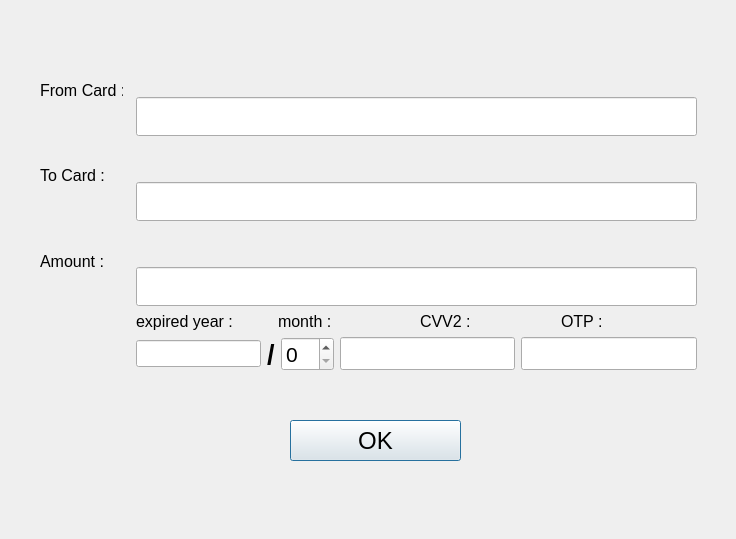
<?xml version="1.0" encoding="UTF-8"?>
<ui version="4.0">
 <class>CardByCard</class>
 <widget class="QDialog" name="CardByCard">
  <property name="geometry">
   <rect>
    <x>0</x>
    <y>0</y>
    <width>736</width>
    <height>539</height>
   </rect>
  </property>
  <property name="windowTitle">
   <string>Dialog</string>
  </property>
  <widget class="QPushButton" name="OKbtn">
   <property name="geometry">
    <rect>
     <x>290</x>
     <y>420</y>
     <width>171</width>
     <height>41</height>
    </rect>
   </property>
   <property name="font">
    <font>
     <pointsize>18</pointsize>
    </font>
   </property>
   <property name="text">
    <string>OK</string>
   </property>
  </widget>
  <widget class="QWidget" name="layoutWidget">
   <property name="geometry">
    <rect>
     <x>136</x>
     <y>40</y>
     <width>561</width>
     <height>331</height>
    </rect>
   </property>
   <layout class="QVBoxLayout" name="verticalLayout_2">
    <item>
     <spacer name="verticalSpacer_3">
      <property name="orientation">
       <enum>Qt::Vertical</enum>
      </property>
      <property name="sizeHint" stdset="0">
       <size>
        <width>20</width>
        <height>40</height>
       </size>
      </property>
     </spacer>
    </item>
    <item>
     <layout class="QVBoxLayout" name="verticalLayout">
      <item>
       <widget class="QLineEdit" name="fromCardLineEdit">
        <property name="font">
         <font>
          <pointsize>20</pointsize>
          <bold>true</bold>
         </font>
        </property>
       </widget>
      </item>
      <item>
       <spacer name="verticalSpacer_2">
        <property name="orientation">
         <enum>Qt::Vertical</enum>
        </property>
        <property name="sizeHint" stdset="0">
         <size>
          <width>20</width>
          <height>40</height>
         </size>
        </property>
       </spacer>
      </item>
      <item>
       <widget class="QLineEdit" name="toCardLineEdit">
        <property name="font">
         <font>
          <pointsize>20</pointsize>
          <bold>true</bold>
         </font>
        </property>
       </widget>
      </item>
      <item>
       <spacer name="verticalSpacer">
        <property name="orientation">
         <enum>Qt::Vertical</enum>
        </property>
        <property name="sizeHint" stdset="0">
         <size>
          <width>20</width>
          <height>40</height>
         </size>
        </property>
       </spacer>
      </item>
      <item>
       <widget class="QLineEdit" name="amountLineEdit">
        <property name="font">
         <font>
          <pointsize>20</pointsize>
         </font>
        </property>
       </widget>
      </item>
     </layout>
    </item>
    <item>
     <layout class="QHBoxLayout" name="horizontalLayout_3">
      <item>
       <widget class="QLabel" name="label_3">
        <property name="font">
         <font>
          <pointsize>12</pointsize>
         </font>
        </property>
        <property name="text">
         <string>expired year :</string>
        </property>
       </widget>
      </item>
      <item>
       <widget class="QLabel" name="label_2">
        <property name="font">
         <font>
          <pointsize>12</pointsize>
         </font>
        </property>
        <property name="text">
         <string>month :</string>
        </property>
       </widget>
      </item>
      <item>
       <widget class="QLabel" name="label_4">
        <property name="font">
         <font>
          <pointsize>12</pointsize>
         </font>
        </property>
        <property name="text">
         <string>CVV2 :</string>
        </property>
       </widget>
      </item>
      <item>
       <widget class="QLabel" name="label_8">
        <property name="font">
         <font>
          <pointsize>12</pointsize>
         </font>
        </property>
        <property name="text">
         <string>OTP :</string>
        </property>
       </widget>
      </item>
     </layout>
    </item>
    <item>
     <layout class="QHBoxLayout" name="horizontalLayout">
      <item>
       <layout class="QHBoxLayout" name="horizontalLayout_2">
        <item>
         <widget class="QLineEdit" name="expiredYearLineEdit">
          <property name="font">
           <font>
            <pointsize>12</pointsize>
           </font>
          </property>
         </widget>
        </item>
        <item>
         <widget class="QLabel" name="label">
          <property name="font">
           <font>
            <pointsize>20</pointsize>
            <bold>true</bold>
           </font>
          </property>
          <property name="text">
           <string>/</string>
          </property>
         </widget>
        </item>
       </layout>
      </item>
      <item>
       <widget class="QSpinBox" name="expiredMonth">
        <property name="font">
         <font>
          <pointsize>16</pointsize>
         </font>
        </property>
        <property name="inputMethodHints">
         <set>Qt::ImhDate|Qt::ImhDigitsOnly</set>
        </property>
        <property name="maximum">
         <number>12</number>
        </property>
       </widget>
      </item>
      <item>
       <widget class="QLineEdit" name="cvv2LineEdit">
        <property name="font">
         <font>
          <pointsize>16</pointsize>
          <bold>false</bold>
         </font>
        </property>
       </widget>
      </item>
      <item>
       <widget class="QLineEdit" name="otpLineEdit">
        <property name="font">
         <font>
          <pointsize>16</pointsize>
         </font>
        </property>
       </widget>
      </item>
     </layout>
    </item>
   </layout>
  </widget>
  <widget class="QWidget" name="layoutWidget">
   <property name="geometry">
    <rect>
     <x>40</x>
     <y>50</y>
     <width>83</width>
     <height>251</height>
    </rect>
   </property>
   <layout class="QVBoxLayout" name="verticalLayout_3">
    <item>
     <widget class="QLabel" name="label_5">
      <property name="font">
       <font>
        <pointsize>12</pointsize>
       </font>
      </property>
      <property name="text">
       <string>From Card :</string>
      </property>
     </widget>
    </item>
    <item>
     <widget class="QLabel" name="label_6">
      <property name="font">
       <font>
        <pointsize>12</pointsize>
       </font>
      </property>
      <property name="text">
       <string>To Card :</string>
      </property>
     </widget>
    </item>
    <item>
     <widget class="QLabel" name="label_7">
      <property name="font">
       <font>
        <pointsize>12</pointsize>
       </font>
      </property>
      <property name="text">
       <string>Amount :</string>
      </property>
     </widget>
    </item>
   </layout>
  </widget>
  <widget class="QLabel" name="expYearLabel">
   <property name="geometry">
    <rect>
     <x>120</x>
     <y>380</y>
     <width>141</width>
     <height>20</height>
    </rect>
   </property>
   <property name="text">
    <string/>
   </property>
  </widget>
  <widget class="QLabel" name="expMonthLabel">
   <property name="geometry">
    <rect>
     <x>280</x>
     <y>380</y>
     <width>91</width>
     <height>20</height>
    </rect>
   </property>
   <property name="text">
    <string/>
   </property>
  </widget>
 </widget>
 <resources/>
 <connections/>
</ui>
